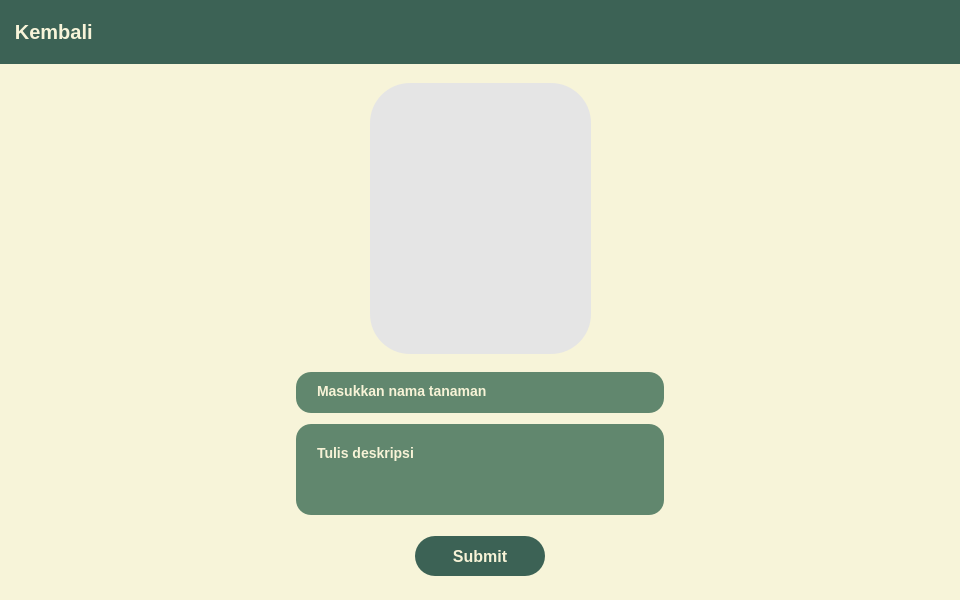
<?xml version="1.0" encoding="UTF-8"?>
<ui version="4.0">
 <class>MainWindow</class>
 <widget class="QMainWindow" name="MainWindow">
  <property name="geometry">
   <rect>
    <x>0</x>
    <y>0</y>
    <width>960</width>
    <height>600</height>
   </rect>
  </property>
  <property name="windowTitle">
   <string>MainWindow</string>
  </property>
  <property name="styleSheet">
   <string notr="true">*{
	border: none;
	background-color: transparent;
	background: transparent;
	padding: 0;
	margin: 0;
}</string>
  </property>
  <widget class="QWidget" name="centralwidget">
   <widget class="QWidget" name="header" native="true">
    <property name="enabled">
     <bool>true</bool>
    </property>
    <property name="geometry">
     <rect>
      <x>0</x>
      <y>0</y>
      <width>960</width>
      <height>64</height>
     </rect>
    </property>
    <property name="sizePolicy">
     <sizepolicy hsizetype="MinimumExpanding" vsizetype="Fixed">
      <horstretch>0</horstretch>
      <verstretch>0</verstretch>
     </sizepolicy>
    </property>
    <property name="minimumSize">
     <size>
      <width>0</width>
      <height>60</height>
     </size>
    </property>
    <property name="layoutDirection">
     <enum>Qt::LeftToRight</enum>
    </property>
    <property name="autoFillBackground">
     <bool>false</bool>
    </property>
    <property name="styleSheet">
     <string notr="true">#header {
	background-color: #3C6255;
}</string>
    </property>
    <layout class="QHBoxLayout" name="horizontalLayout">
     <item>
      <widget class="QFrame" name="frame_temp">
       <property name="frameShape">
        <enum>QFrame::StyledPanel</enum>
       </property>
       <property name="frameShadow">
        <enum>QFrame::Raised</enum>
       </property>
       <layout class="QHBoxLayout" name="horizontalLayout_3">
        <property name="topMargin">
         <number>0</number>
        </property>
        <property name="bottomMargin">
         <number>0</number>
        </property>
        <item alignment="Qt::AlignLeft">
         <widget class="QPushButton" name="btn_back">
          <property name="styleSheet">
           <string notr="true">#btn_back {
	color: #F7F4D9;
	font-size: 20px;
	font-weight: 600;
}

#btn_back:hover {
	color: #DEDBC0;
}</string>
          </property>
          <property name="text">
           <string> Kembali</string>
          </property>
          <property name="icon">
           <iconset resource="../artikel/resources.qrc">
            <normaloff>:/icons/left__arrow2.svg</normaloff>:/icons/left__arrow2.svg</iconset>
          </property>
          <property name="iconSize">
           <size>
            <width>24</width>
            <height>24</height>
           </size>
          </property>
          <property name="autoExclusive">
           <bool>false</bool>
          </property>
          <property name="flat">
           <bool>false</bool>
          </property>
         </widget>
        </item>
       </layout>
      </widget>
     </item>
     <item>
      <widget class="QFrame" name="frame_logo">
       <property name="frameShape">
        <enum>QFrame::StyledPanel</enum>
       </property>
       <property name="frameShadow">
        <enum>QFrame::Raised</enum>
       </property>
       <layout class="QHBoxLayout" name="horizontalLayout_2">
        <property name="spacing">
         <number>0</number>
        </property>
        <property name="leftMargin">
         <number>0</number>
        </property>
        <property name="topMargin">
         <number>0</number>
        </property>
        <property name="rightMargin">
         <number>0</number>
        </property>
        <property name="bottomMargin">
         <number>0</number>
        </property>
        <item>
         <widget class="QLabel" name="logo">
          <property name="minimumSize">
           <size>
            <width>0</width>
            <height>0</height>
           </size>
          </property>
          <property name="maximumSize">
           <size>
            <width>42</width>
            <height>42</height>
           </size>
          </property>
          <property name="pixmap">
           <pixmap>../artikel/logo_circle.png</pixmap>
          </property>
          <property name="scaledContents">
           <bool>true</bool>
          </property>
         </widget>
        </item>
       </layout>
      </widget>
     </item>
     <item>
      <widget class="QFrame" name="frame_temp_2">
       <property name="frameShape">
        <enum>QFrame::StyledPanel</enum>
       </property>
       <property name="frameShadow">
        <enum>QFrame::Raised</enum>
       </property>
      </widget>
     </item>
    </layout>
   </widget>
   <widget class="QWidget" name="body" native="true">
    <property name="geometry">
     <rect>
      <x>0</x>
      <y>64</y>
      <width>960</width>
      <height>536</height>
     </rect>
    </property>
    <property name="styleSheet">
     <string notr="true">#body {
	background-color: #F7F4D9;
}</string>
    </property>
    <layout class="QVBoxLayout" name="verticalLayout_2">
     <property name="spacing">
      <number>0</number>
     </property>
     <property name="leftMargin">
      <number>0</number>
     </property>
     <property name="topMargin">
      <number>0</number>
     </property>
     <property name="rightMargin">
      <number>0</number>
     </property>
     <property name="bottomMargin">
      <number>0</number>
     </property>
     <item>
      <widget class="QFrame" name="content">
       <property name="frameShape">
        <enum>QFrame::StyledPanel</enum>
       </property>
       <property name="frameShadow">
        <enum>QFrame::Raised</enum>
       </property>
       <widget class="QFrame" name="submit">
        <property name="geometry">
         <rect>
          <x>0</x>
          <y>466</y>
          <width>960</width>
          <height>71</height>
         </rect>
        </property>
        <property name="frameShape">
         <enum>QFrame::StyledPanel</enum>
        </property>
        <property name="frameShadow">
         <enum>QFrame::Raised</enum>
        </property>
        <widget class="QPushButton" name="btn_submit">
         <property name="geometry">
          <rect>
           <x>415</x>
           <y>6</y>
           <width>130</width>
           <height>40</height>
          </rect>
         </property>
         <property name="sizePolicy">
          <sizepolicy hsizetype="Fixed" vsizetype="Fixed">
           <horstretch>0</horstretch>
           <verstretch>0</verstretch>
          </sizepolicy>
         </property>
         <property name="styleSheet">
          <string notr="true">#btn_submit {
	border-radius: 20px;
	background: #3C6255;
	color: #F7F3D7;
	font-size: 16px;
	font-weight: 600;
}

#btn_submit:hover {
    background-color: #23493C;
}</string>
         </property>
         <property name="text">
          <string>Submit</string>
         </property>
         <property name="default">
          <bool>false</bool>
         </property>
         <property name="flat">
          <bool>false</bool>
         </property>
        </widget>
       </widget>
       <widget class="QFrame" name="frame_2">
        <property name="geometry">
         <rect>
          <x>0</x>
          <y>0</y>
          <width>960</width>
          <height>467</height>
         </rect>
        </property>
        <property name="frameShape">
         <enum>QFrame::StyledPanel</enum>
        </property>
        <property name="frameShadow">
         <enum>QFrame::Raised</enum>
        </property>
        <widget class="QPlainTextEdit" name="deskripsitanaman">
         <property name="geometry">
          <rect>
           <x>296</x>
           <y>360</y>
           <width>368</width>
           <height>91</height>
          </rect>
         </property>
         <property name="styleSheet">
          <string notr="true">#deskripsitanaman {
	padding: 17px 17px;
	font-size: 14px;
	border-radius: 15px;
	background: #61876E;
	color: #F7F3D7;
	height: 40px;
	font-weight: 600;
	width: 243px;
}</string>
         </property>
         <property name="plainText">
          <string>Tulis deskripsi</string>
         </property>
         <property name="overwriteMode">
          <bool>true</bool>
         </property>
        </widget>
        <widget class="QPlainTextEdit" name="nama_tanaman">
         <property name="geometry">
          <rect>
           <x>296</x>
           <y>308</y>
           <width>368</width>
           <height>41</height>
          </rect>
         </property>
         <property name="styleSheet">
          <string notr="true">#nama_tanaman {
	padding: 7px 17px;
	font-size: 14px;
	border-radius: 15px;
	background: #61876E;
	color: #F7F3D7;
	height: 40px;
	font-weight: 600;
	width: 243px;
}</string>
         </property>
         <property name="plainText">
          <string>Masukkan nama tanaman</string>
         </property>
         <property name="overwriteMode">
          <bool>true</bool>
         </property>
        </widget>
        <widget class="QPushButton" name="add_tanaman_btn">
         <property name="geometry">
          <rect>
           <x>370</x>
           <y>19</y>
           <width>221</width>
           <height>271</height>
          </rect>
         </property>
         <property name="sizePolicy">
          <sizepolicy hsizetype="Ignored" vsizetype="Expanding">
           <horstretch>0</horstretch>
           <verstretch>1</verstretch>
          </sizepolicy>
         </property>
         <property name="layoutDirection">
          <enum>Qt::LeftToRight</enum>
         </property>
         <property name="styleSheet">
          <string notr="true">#add_tanaman_btn{
	border-radius: 40px;
	background: #E5E5E5;
	color: #61876E;
	font-size: 16px;
	font-weight: 600;
	text-align: center;
}

#add_tanaman_btn:hover {
    background-color: #a3a3a3;
}</string>
         </property>
         <property name="text">
          <string/>
         </property>
         <property name="icon">
          <iconset>
           <normaloff>../../assets/icons/add_tanaman_icon.png</normaloff>../../assets/icons/add_tanaman_icon.png</iconset>
         </property>
         <property name="iconSize">
          <size>
           <width>140</width>
           <height>140</height>
          </size>
         </property>
         <property name="default">
          <bool>false</bool>
         </property>
         <property name="flat">
          <bool>false</bool>
         </property>
        </widget>
       </widget>
      </widget>
     </item>
    </layout>
   </widget>
  </widget>
 </widget>
 <resources>
  <include location="../artikel/resources.qrc"/>
 </resources>
 <connections/>
</ui>
